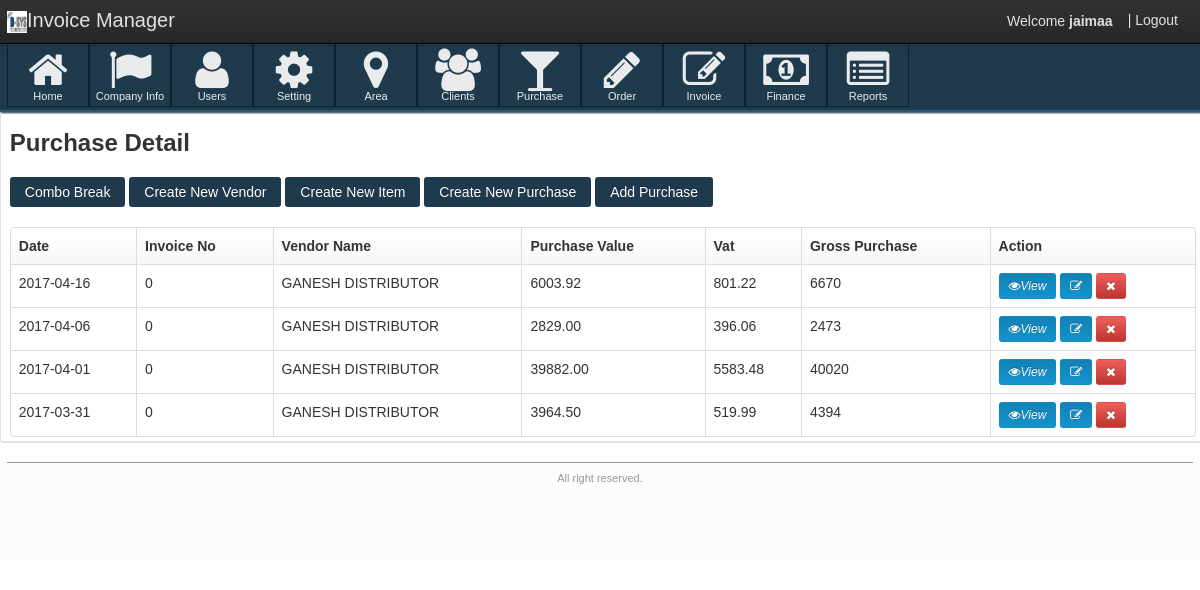
The app's page /JAIGST/purchase_mgmt.php (signed in) with its own data.
### tables this page shows
CREATE TABLE `purchase` (
  `pur_id` bigint(100) NOT NULL,
  `date` date NOT NULL,
  `invoice_no` bigint(100) NOT NULL,
  `vendor_id` bigint(100) NOT NULL,
  `total_gross` decimal(10,2) NOT NULL,
  `total_discount` decimal(10,2) NOT NULL,
  `total_taxable` decimal(10,2) NOT NULL,
  `total_vat` decimal(10,2) NOT NULL,
  `adjustval` decimal(10,2) NOT NULL,
  `total_net` int(11) NOT NULL
);

CREATE TABLE `vendor` (
  `vendor_id` bigint(100) NOT NULL,
  `vendor_name` varchar(50) NOT NULL,
  `address` varchar(100) NOT NULL,
  `city` varchar(50) NOT NULL,
  `state` varchar(50) NOT NULL,
  `country` varchar(50) NOT NULL,
  `pin` varchar(10) NOT NULL,
  `contact` varchar(50) NOT NULL,
  `mobile` varchar(50) NOT NULL,
  `mail` varchar(50) NOT NULL,
  `PAN` varchar(50) NOT NULL,
  `TIN` varchar(50) NOT NULL,
  `ST` varchar(50) NOT NULL,
  `CST` varchar(50) NOT NULL
);

### JAIGST/purchase_mgmt.php (the view, shortened to what this page needs)
<?php
if(isset($_SESSION['login']) && $_SESSION['type']=='Admin')
{
?>
<!DOCTYPE html>
<html lang="en">
<head>
    <link href="css/customize-template.css" type="text/css" media="screen, projection" rel="stylesheet" />
</head>
    <body>
    <div class="navbar navbar-fixed-top">
        <div class="navbar-inner">
            <div class="container">
                <a href="#" class="brand"><img src="images/Dsys Logo.png" width="20px" height="20px" />Invoice Manager</a>
                <div id="app-nav-top-bar" class="nav-collapse">
                   <ul class="nav pull-right">
					<li style="margin-top: 11px;">
						Welcome <strong><?php echo $_SESSION['UserName'] ?> </strong>
					</li>
                        <li>
                            <a href="signout.php">| Logout</a>
                        </li>
                    </ul>
                </div>
            </div>
        </div>
    </div>
    <div id="body-container">
        <div id="body-content">
            <div class="body-nav body-nav-horizontal body-nav-fixed">
                <div class="container">
                   			<?php include'menu.php'; ?>
                </div>
            </div>
<div class="box">
	<div class="container">
		<section class="content-header">
			<h3>
				Purchase Detail
			</h3>
		</section>
	</div>
	<div class="box-content">
		<section id="my-account-security-form" class="page container">
				<div class="container">
					<div class="row">
						<div id="acct-password-row" class="span16">
                        <a href="combo_break.php?opt=1"><button id="submit-button" type="button" class="btn btn-primary" name="action" value="" style="margin-bottom:20px">Combo Break</button></a>
                        <a href="create_vendor.php?opt=1"><button id="submit-button" type="button" class="btn btn-primary" name="action" value="" style="margin-bottom:20px">Create New Vendor</button></a>
                        <a href="create_item_purchase.php?opt=1"><button id="submit-button" type="button" class="btn btn-primary" name="action" value="" style="margin-bottom:20px">Create New Item</button></a>
                        <a href="create_purchase.php?opt=1"><button id="submit-button" type="button" class="btn btn-primary" name="action" value="" style="margin-bottom:20px">Create New Purchase</button></a>
                        <a href="create_purchase1.php?opt=1"><button id="submit-button" type="button" class="btn btn-primary" name="action" value="" style="margin-bottom:20px">Add Purchase</button></a>
                        <div class="box-content box-table">
                            <table id="sample-table" class="table table-hover table-bordered tablesorter">
                                <thead>
                                    <tr>
                                        <th>Date</th>
                                        <th>Invoice No</th>
                                        <th>Vendor Name</th>
                                        <th>Purchase Value</th>
                                        <th>Vat</th>
                                        <th>Gross Purchase</th>
                                        <th>Action</th>
                                    </tr>
                                </thead>
                                <tbody>
                                <?php
										$res=mysql_query("select purchase.date, purchase.invoice_no, vendor.vendor_name, purchase.total_taxable, purchase.total_vat, purchase.total_net from purchase join vendor on purchase.vendor_id=vendor.vendor_id order by purchase.date DESC LIMIT 20 ");
										while($r=mysql_fetch_array($res))
										{
											echo "<tr><td>".$r[0]."</td><td>".$r[1]."</td><td>".$r[2]."</td><td>".$r[3]."</td><td>".$r[4]."</td><td>".$r[5]."</td><td class='td-actions'>
                                            	<a href='view_invoice.php?invoice_no=$r[1]' class='btn btn-small btn-info'>
                                            	    <i class='btn-icon-only icon-eye-open'>View</i>
                                            	</a>
												<a href='edit_purchase.php?invoice_no=$r[1]' class='btn btn-small btn-info'>
                                                	<i class='btn-icon-only icon-edit'></i>
                                            	</a>
                                           		<a href='del_purchase.php?invoice_no=$r[1]' onClick='confirmDelete();' class='btn btn-small btn-danger'>
                                            	    <i class='btn-icon-only icon-remove'></i>
                                            	</a>
												</td>
			                                    </tr>";
										}
										?>
                                </tbody>
                            </table>
						</div>
					</div>
            	</div>
		</section>
	</div></div>
    <footer class="application-footer">
        <div class="container">
            <div class="disclaimer">
                <p> All right reserved.</p>
            </div>
        </div>
    </footer>
	</body>
</html>
<?php
}
else
{header('location:signout.php');}
?>

### JAIGST/purchase_mgmt.php (style rules this page uses)
#body-content { padding-bottom: 0px !important; }
.application-footer { margin-top: 0px !important; }
#body-container { height: auto; min-height: 0% !important; }

### records on screen
purchase: date "2017-04-16", invoice_no "0", vendor.vendor_name "GANESH DISTRIBUTOR", total_taxable "6003.92", total_vat "801.22", total_net "6670"
purchase: date "2017-04-06", invoice_no "0", vendor.vendor_name "GANESH DISTRIBUTOR", total_taxable "2829.00", total_vat "396.06", total_net "2473"
purchase: date "2017-04-01", invoice_no "0", vendor.vendor_name "GANESH DISTRIBUTOR", total_taxable "39882.00", total_vat "5583.48", total_net "40020"
purchase: date "2017-03-31", invoice_no "0", vendor.vendor_name "GANESH DISTRIBUTOR", total_taxable "3964.50", total_vat "519.99", total_net "4394"

### other values on screen
$_SESSION['UserName'] "jaimaa"
